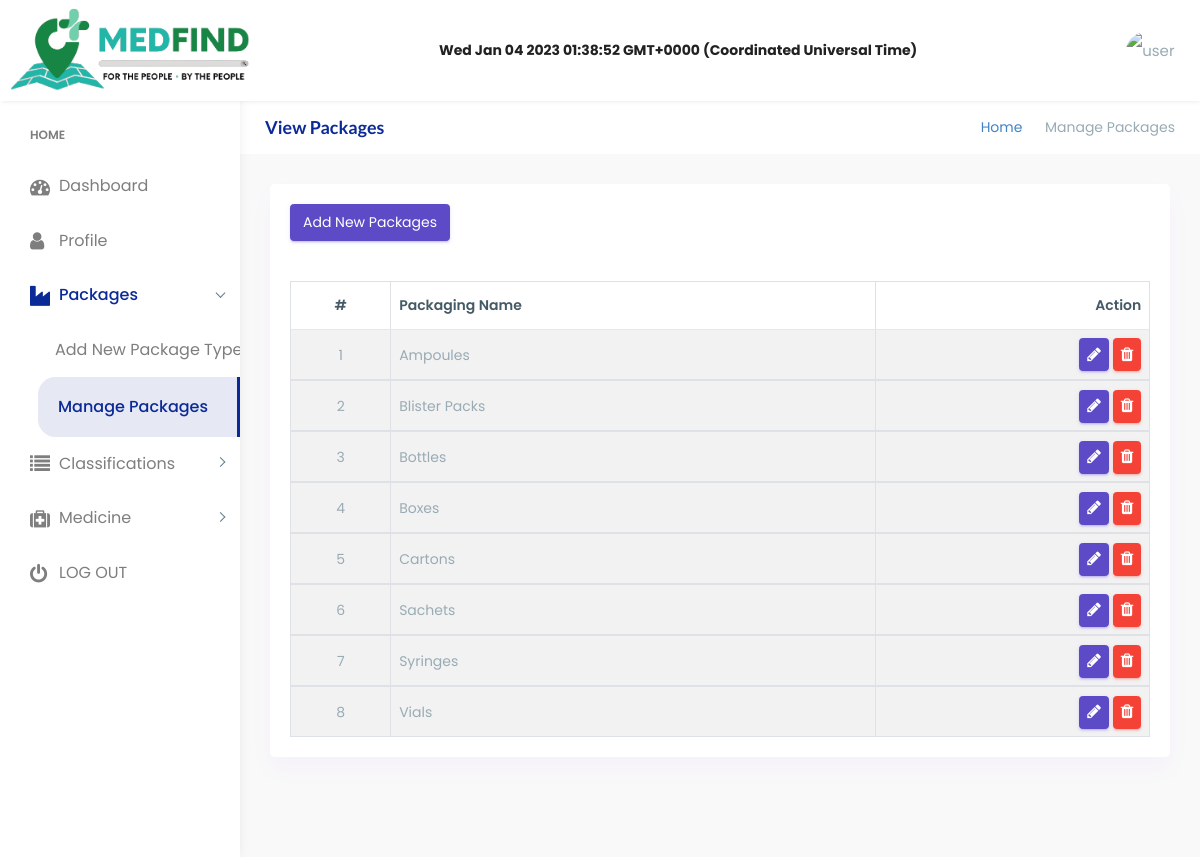
Screenshot of /Main/brand.php (signed in) with the database file from the repository.
### tables this page shows
CREATE TABLE `packaging` (
  `pack_id` int(11) NOT NULL,
  `pack_name` varchar(50) DEFAULT NULL
);

### Main/brand.php (the view)
<?php include('./constant/layout/head.php');?>
<?php include('./constant/layout/header.php');?>
<?php include('./constant/layout/sidebar.php');?>
<?php include('./constant/connect.php');
include 'test.php';
$sql = "SELECT*from packaging order by pack_name ASC";
$result = $connect->query($sql);
?>
       <div class="page-wrapper">
            <div class="row page-titles">
                <div class="col-md-5 align-self-center">
                    <h3 class="text-primary"> View Packages</h3> </div>
                <div class="col-md-7 align-self-center">
                    <ol class="breadcrumb">
                        <li class="breadcrumb-item"><a href="javascript:void(0)">Home</a></li>
                        <li class="breadcrumb-item active">Manage Packages</li>
                    </ol>
                </div>
            </div>
            <div class="container-fluid">
                 <div class="card">
                            <div class="card-body">
                            <a href="add-brand.php"><button class="btn btn-primary">Add New Packages</button></a>
                                <div class="table-responsive m-t-40">
                                    <table id="myTable" class="table table-bordered table-striped">
                                        <thead>
                                            <tr>
                                              <th class="text-center">#</th>
                                                <th>Packaging Name</th>
                                                <th>Action</th>
                                            </tr>
                                       </thead>
                                       <tbody>
                                       <?php
                                        $i = 0;
foreach ($result as $row) {
    $i++;
    ?>
                                        <tr>
                                            <td class="text-center"><?=$i?></td>
                                            <td><?php echo $row['pack_name'] ?></td>
                                            <td>
                                                <a href="editbrand.php?id=<?php echo $row['pack_id']?>"><button type="button" class="btn btn-xs btn-primary" ><i class="fa fa-pencil"></i></button></a>
                                                <a href="action/removeBrand.php?id=<?php echo $row['pack_id']?>" ><button type="button" class="btn btn-xs btn-danger" onclick="return confirm('Are you sure to delete this record?')"><i class="fa fa-trash"></i></button></a>
                                                </td>
                                        </tr>
                                    </tbody>
                                   <?php
}
?>
                               </table>
                                </div>
                            </div>
                        </div>
<?php include('./constant/layout/footer.php');?>

### css/helper.css (style rules this page uses)
.m-t-40 { margin-top: 40px!important; }

### rows the page displays
packaging: pack_name "Ampoules"
packaging: pack_name "Blister Packs"
packaging: pack_name "Bottles"
packaging: pack_name "Boxes"
packaging: pack_name "Cartons"
packaging: pack_name "Sachets"
packaging: pack_name "Syringes"
packaging: pack_name "Vials"
